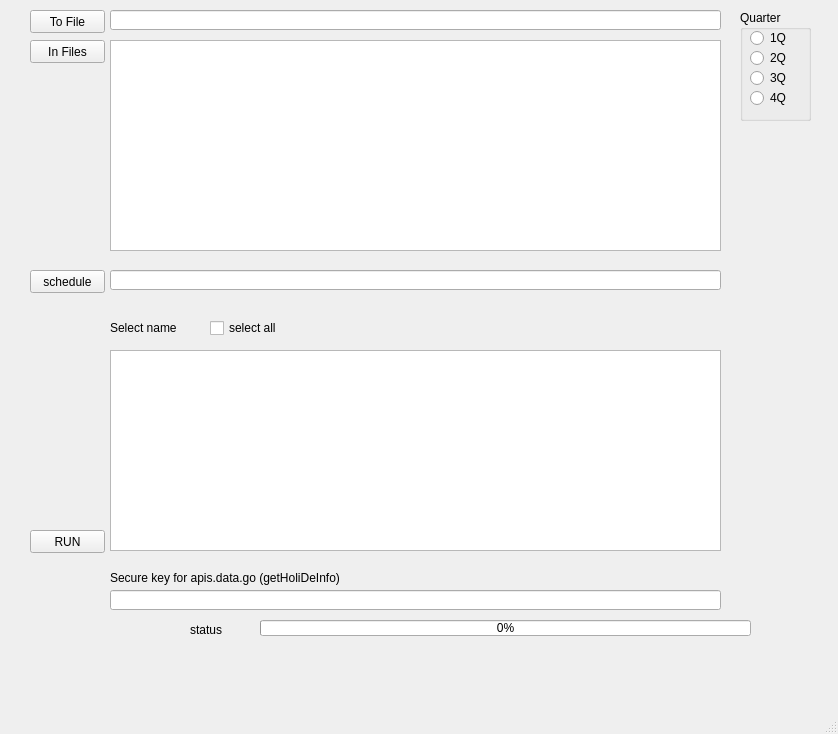
<?xml version="1.0" encoding="UTF-8"?>
<ui version="4.0">
 <class>MainWindow</class>
 <widget class="QMainWindow" name="MainWindow">
  <property name="geometry">
   <rect>
    <x>0</x>
    <y>0</y>
    <width>838</width>
    <height>734</height>
   </rect>
  </property>
  <property name="windowTitle">
   <string>MainWindow</string>
  </property>
  <widget class="QWidget" name="centralwidget">
   <widget class="QPushButton" name="btn_toFile">
    <property name="geometry">
     <rect>
      <x>30</x>
      <y>10</y>
      <width>75</width>
      <height>23</height>
     </rect>
    </property>
    <property name="text">
     <string>To File</string>
    </property>
   </widget>
   <widget class="QPushButton" name="btn_inFile">
    <property name="geometry">
     <rect>
      <x>30</x>
      <y>40</y>
      <width>75</width>
      <height>23</height>
     </rect>
    </property>
    <property name="text">
     <string>In Files</string>
    </property>
   </widget>
   <widget class="QLineEdit" name="edit_toFile">
    <property name="geometry">
     <rect>
      <x>110</x>
      <y>10</y>
      <width>611</width>
      <height>20</height>
     </rect>
    </property>
   </widget>
   <widget class="QPlainTextEdit" name="edit_inFiles">
    <property name="geometry">
     <rect>
      <x>110</x>
      <y>40</y>
      <width>611</width>
      <height>211</height>
     </rect>
    </property>
   </widget>
   <widget class="QLabel" name="label">
    <property name="geometry">
     <rect>
      <x>110</x>
      <y>320</y>
      <width>81</width>
      <height>16</height>
     </rect>
    </property>
    <property name="text">
     <string>Select name</string>
    </property>
   </widget>
   <widget class="QListWidget" name="listwidget_name">
    <property name="geometry">
     <rect>
      <x>110</x>
      <y>350</y>
      <width>611</width>
      <height>201</height>
     </rect>
    </property>
    <property name="sizePolicy">
     <sizepolicy hsizetype="Expanding" vsizetype="Expanding">
      <horstretch>0</horstretch>
      <verstretch>0</verstretch>
     </sizepolicy>
    </property>
   </widget>
   <widget class="QPushButton" name="btn_run">
    <property name="geometry">
     <rect>
      <x>30</x>
      <y>530</y>
      <width>75</width>
      <height>23</height>
     </rect>
    </property>
    <property name="text">
     <string>RUN</string>
    </property>
   </widget>
   <widget class="QLineEdit" name="edit_schedule">
    <property name="geometry">
     <rect>
      <x>110</x>
      <y>270</y>
      <width>611</width>
      <height>20</height>
     </rect>
    </property>
   </widget>
   <widget class="QPushButton" name="btn_schedule">
    <property name="geometry">
     <rect>
      <x>30</x>
      <y>270</y>
      <width>75</width>
      <height>23</height>
     </rect>
    </property>
    <property name="text">
     <string>schedule</string>
    </property>
   </widget>
   <widget class="QCheckBox" name="chb_selectall">
    <property name="geometry">
     <rect>
      <x>210</x>
      <y>320</y>
      <width>81</width>
      <height>16</height>
     </rect>
    </property>
    <property name="text">
     <string>select all</string>
    </property>
   </widget>
   <widget class="QProgressBar" name="progressbar">
    <property name="geometry">
     <rect>
      <x>260</x>
      <y>620</y>
      <width>491</width>
      <height>16</height>
     </rect>
    </property>
    <property name="value">
     <number>0</number>
    </property>
    <property name="textVisible">
     <bool>true</bool>
    </property>
   </widget>
   <widget class="QLineEdit" name="edit_schedulekey">
    <property name="geometry">
     <rect>
      <x>110</x>
      <y>590</y>
      <width>611</width>
      <height>20</height>
     </rect>
    </property>
   </widget>
   <widget class="QLabel" name="label_2">
    <property name="geometry">
     <rect>
      <x>110</x>
      <y>570</y>
      <width>301</width>
      <height>16</height>
     </rect>
    </property>
    <property name="text">
     <string>Secure key for apis.data.go (getHoliDeInfo)</string>
    </property>
   </widget>
   <widget class="QGroupBox" name="groupBox_quarter">
    <property name="geometry">
     <rect>
      <x>740</x>
      <y>10</y>
      <width>71</width>
      <height>111</height>
     </rect>
    </property>
    <property name="title">
     <string>Quarter</string>
    </property>
    <widget class="QRadioButton" name="rbt_1q">
     <property name="geometry">
      <rect>
       <x>10</x>
       <y>20</y>
       <width>90</width>
       <height>16</height>
      </rect>
     </property>
     <property name="text">
      <string>1Q</string>
     </property>
    </widget>
    <widget class="QRadioButton" name="rbt_2q">
     <property name="geometry">
      <rect>
       <x>10</x>
       <y>40</y>
       <width>90</width>
       <height>16</height>
      </rect>
     </property>
     <property name="text">
      <string>2Q</string>
     </property>
    </widget>
    <widget class="QRadioButton" name="rbt_3q">
     <property name="geometry">
      <rect>
       <x>10</x>
       <y>60</y>
       <width>90</width>
       <height>16</height>
      </rect>
     </property>
     <property name="text">
      <string>3Q</string>
     </property>
    </widget>
    <widget class="QRadioButton" name="rbt_4q">
     <property name="geometry">
      <rect>
       <x>10</x>
       <y>80</y>
       <width>90</width>
       <height>16</height>
      </rect>
     </property>
     <property name="text">
      <string>4Q</string>
     </property>
    </widget>
   </widget>
   <widget class="QLabel" name="label_status">
    <property name="geometry">
     <rect>
      <x>190</x>
      <y>620</y>
      <width>61</width>
      <height>20</height>
     </rect>
    </property>
    <property name="text">
     <string>status</string>
    </property>
   </widget>
  </widget>
  <widget class="QStatusBar" name="statusbar"/>
 </widget>
 <resources/>
 <connections/>
</ui>
